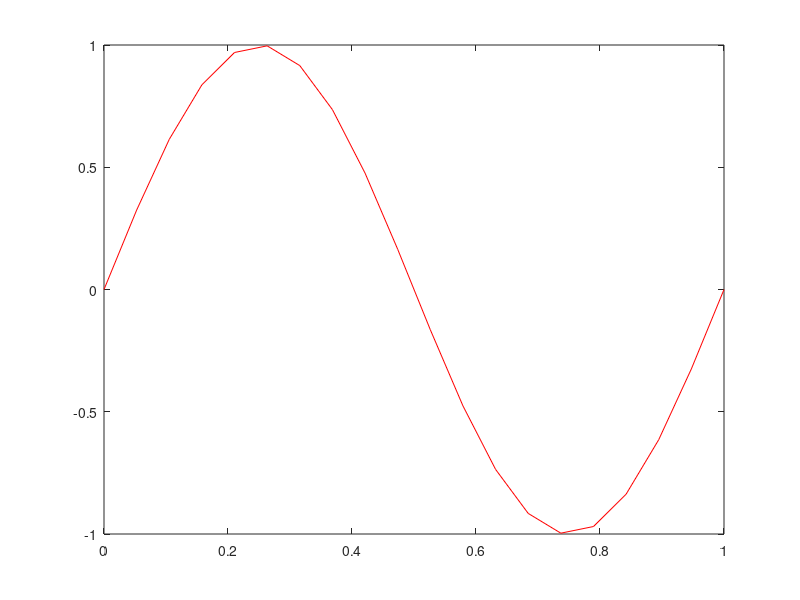

This chart was generated by the following MATLAB code:
% Regression test function (black blox) for FreeMat v4.0
% This function is autogenerated by helpgen.
function bbtest_success = bbtest_polyfit
  bbtest_success = 1;
NumErrors = 0;
try
  x = linspace(0,1,20);

catch
  NumErrors = NumErrors + 1;
end
try
  y = sin(2*pi*x);

catch
  NumErrors = NumErrors + 1;
end
try
  plot(x,y,'r-')

catch
  NumErrors = NumErrors + 1;
end
try
  mprint polyfit1

catch
  NumErrors = NumErrors + 1;
end
if (NumErrors ~= 0) bbtest_success = 0; return; end
NumErrors = 0;
try
  p = polyfit(x,y,3)

catch
  NumErrors = NumErrors + 1;
end
try
  f = polyval(p,x);

catch
  NumErrors = NumErrors + 1;
end
try
  plot(x,y,'r-',x,f,'ko');

catch
  NumErrors = NumErrors + 1;
end
try
  mprint polyfit2

catch
  NumErrors = NumErrors + 1;
end
if (NumErrors ~= 0) bbtest_success = 0; return; end
NumErrors = 0;
try
  p = polyfit(x,y,11)

catch
  NumErrors = NumErrors + 1;
end
try
  f = polyval(p,x);

catch
  NumErrors = NumErrors + 1;
end
try
  plot(x,y,'r-',x,f,'ko');

catch
  NumErrors = NumErrors + 1;
end
try
  mprint polyfit3

catch
  NumErrors = NumErrors + 1;
end
if (NumErrors ~= 0) bbtest_success = 0; return; end
